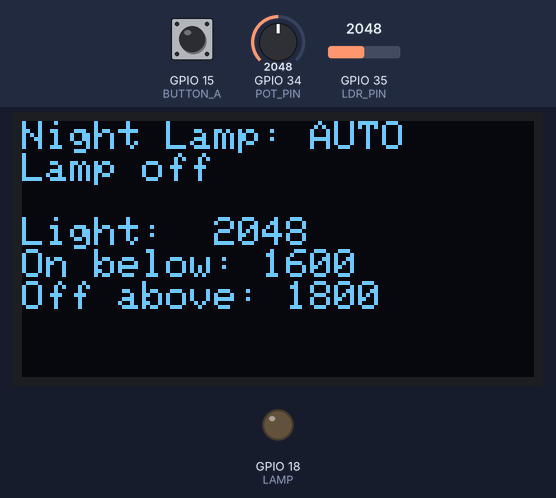
Bench run of a sketch on a simulated ESP32. Parts: 128×64 one-colour display, output pins drawn as LEDs (lit = HIGH). Inputs (shaded band) come from the test bench; at power-on: GPIO 34 (POT_PIN) = 2048, GPIO 15 (BUTTON_A) HIGH, GPIO 35 (LDR_PIN) = 2048.

Above: at 1.2 s.
1.3 s: GPIO 34 (POT_PIN) set to 2637
At 1.7 s:
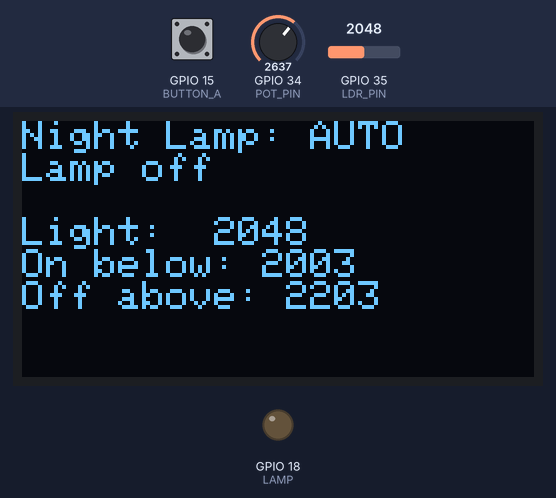
2.8 s: GPIO 34 (POT_PIN) set to 2742
At 2.97 s:
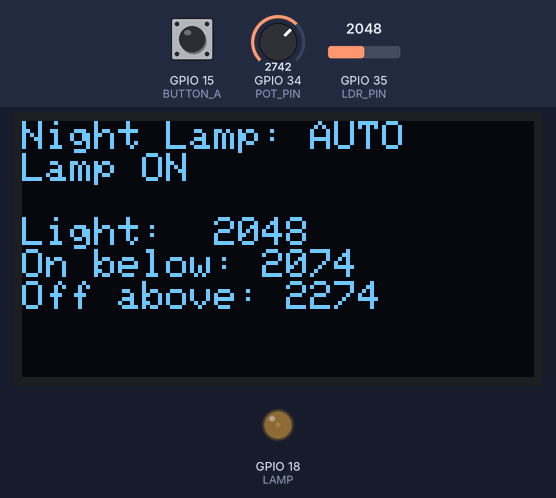
4.4 s: GPIO 15 (BUTTON_A) pulled LOW for 0.15 s
At 4.58 s:
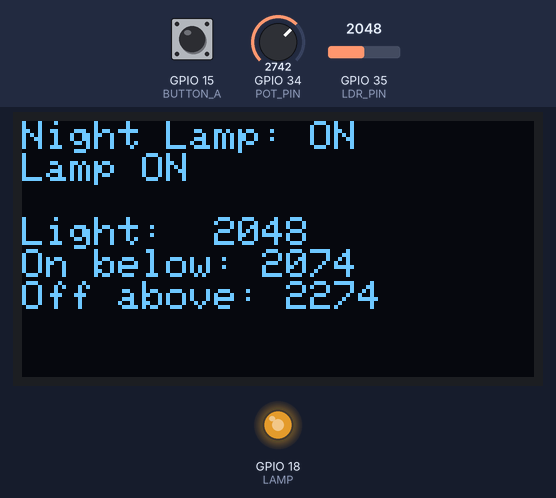
5.1 s: GPIO 15 (BUTTON_A) pulled LOW for 1 s
At 5.26 s:
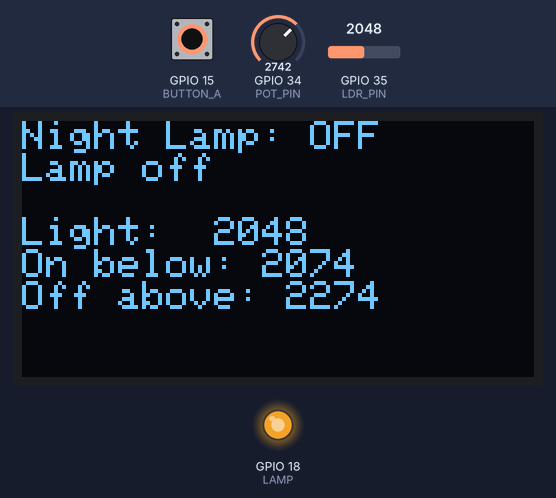
6.7 s: GPIO 35 (LDR_PIN) set to 2866
At 8.1 s:
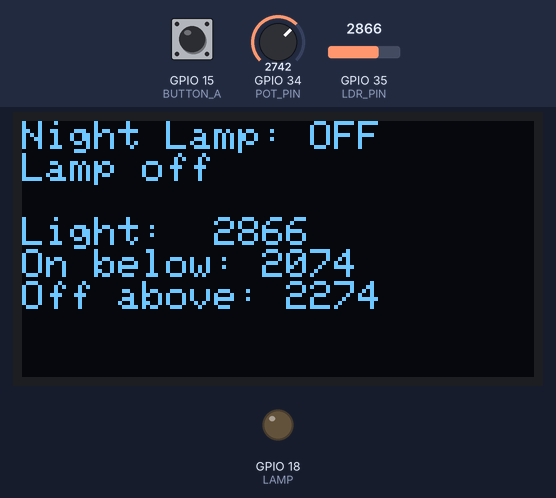
8.4 s: GPIO 35 (LDR_PIN) set to 3603
At 9.8 s:
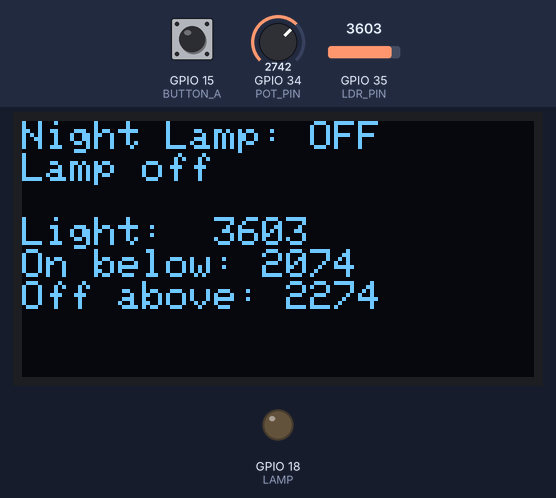
Timing chart, 0 to 10.9 s (numbered marks = the images above; inputs shaded):
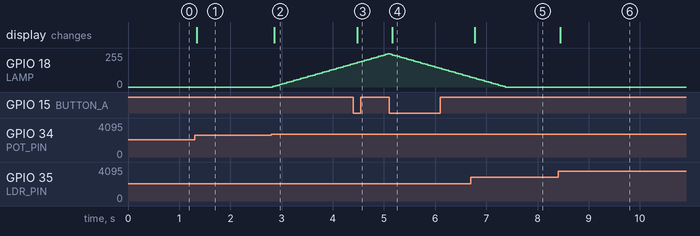

Measured:
- the behaviour switches between 2704 and 2705 on GPIO 34 (POT_PIN) (found by bisection; images 1 and 2)
- after the input at 1.3 s, the display: changes at once (image 1)
- after the input at 2.8 s, GPIO 18 (LAMP): moves from 0/255 to 175/255 over 1.6 s, starting at once; the display: changes after 0.05 s (image 2)
- after the input at 4.4 s, the display: changes after 0.08 s (image 3)
- after the input at 5.1 s, the display: changes after 0.07 s (image 4)
- after the input at 6.7 s, the display: changes after 0.07 s (image 5)
- after the input at 8.4 s, the display: changes after 0.05 s (image 6)

The sketch:

bonus_1_on_mode.ino
```cpp
// Project 06, Bonus 1 - ON Mode
// Button A cycles AUTO -> ON -> OFF -> AUTO.

#include <Wire.h>
#include <Adafruit_GFX.h>
#include <Adafruit_SSD1306.h>

const int SCREEN_WIDTH  = 128;
const int SCREEN_HEIGHT = 64;
Adafruit_SSD1306 display(SCREEN_WIDTH, SCREEN_HEIGHT, &Wire, -1);

const int LDR_PIN   = 35;
const int POT_PIN   = 34;
const int LAMP      = 18;   // green LED
const int BUTTON_A  = 15;
const int GAP       = 200;  // hysteresis: off level = on level + GAP

bool lampOn = false;
int mode = 0;               // 0 = AUTO, 1 = ON, 2 = OFF
String modeNames[3] = {"AUTO", "ON", "OFF"};
int brightness = 0;         // what the lamp shows now, 0-255
int lastButton = HIGH;

void setup() {
  Serial.begin(115200);
  if (!display.begin(SSD1306_SWITCHCAPVCC, 0x3C)) {
    Serial.println("OLED not found");
  }
  display.setTextColor(SSD1306_WHITE);
  pinMode(LAMP, OUTPUT);
  pinMode(BUTTON_A, INPUT_PULLUP);
}

void loop() {
  int light = analogRead(LDR_PIN);
  int onLevel = map(analogRead(POT_PIN), 0, 4095, 200, 3000);

  int button = digitalRead(BUTTON_A);
  if (button == LOW && lastButton == HIGH) {
    mode = (mode + 1) % 3;           // 0, 1, 2, 0, ...
  }
  lastButton = button;

  if (mode == 2) {
    lampOn = false;
  } else if (mode == 1) {
    lampOn = true;
  } else if (!lampOn && light < onLevel) {
    lampOn = true;
  } else if (lampOn && light > onLevel + GAP) {
    lampOn = false;
  }

  int target = 0;
  if (lampOn) {
    target = 255;
  }
  if (brightness < target) {
    brightness = brightness + 5;     // fade in
  } else if (brightness > target) {
    brightness = brightness - 5;     // fade out
  }
  analogWrite(LAMP, brightness);

  showStatus(light, onLevel);
  delay(20);
}

void showStatus(int light, int onLevel) {
  display.clearDisplay();
  display.setTextSize(1);
  display.setCursor(0, 0);
  display.print("Night Lamp: ");
  display.println(modeNames[mode]);
  display.print("Lamp ");
  if (lampOn) {
    display.println("ON");
  } else {
    display.println("off");
  }
  display.setCursor(0, 24);
  display.print("Light:  ");
  display.println(light);
  display.print("On below: ");
  display.println(onLevel);
  display.print("Off above: ");
  display.println(onLevel + GAP);
  display.display();
}
```
